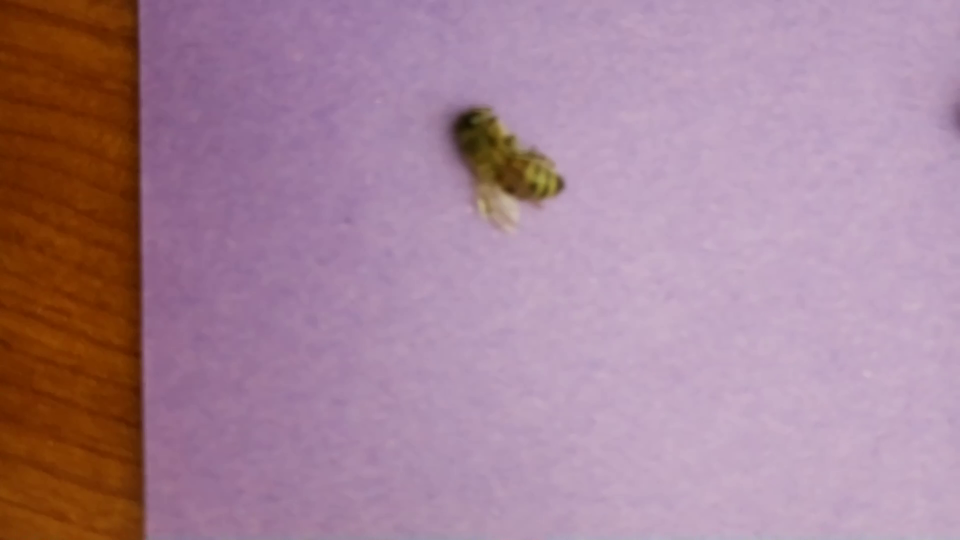
#> input picture Pictures/death_march_frames/frame_45.png, 1920 x 1080 px, found by its file name (shown at 1/2 size)
$ python background_removal_pic.py
#> lines starting #> are read from the running program, lines starting #| are printed output that depends on the picture; after the words box and inside, x2 and y2 are one past the last pixel; in counts of white or black regions, pixels touching at a corner belong together
import cv2
import numpy as np
import matplotlib.pyplot as plt

# Path to the input video
# path = 'Pictures/frame_360.png'
path = 'Pictures/death_march_frames/frame_45.png'

# Open the video file
frame = cv2.imread(path)
#> frame is the input picture: shape (1080, 1920, 3); mean B, G, R 150.5, 131.7, 167.2

# Convert the frame to HSV
hsv = cv2.cvtColor(frame, cv2.COLOR_BGR2HSV)
#> hsv: shape (1080, 1920, 3); mean H, S, V 127.3, 77.7, 168.5

# Define the range of green color to mask the background
# lower_green = np.array([35, 40, 40])
# upper_green = np.array([85, 255, 255])
lower_green = np.array([140, 0, 0])
upper_green = np.array([162, 255, 255])

# Create a mask for the green background
mask = cv2.inRange(hsv, lower_green, upper_green)
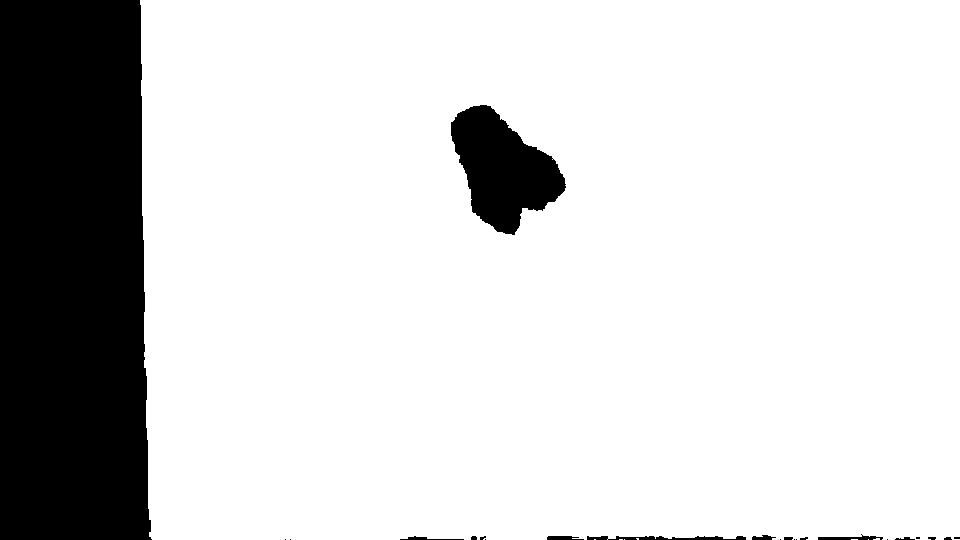
#> mask: shape (1080, 1920) (shown at 1/2 size); 83.1% white; 23 black regions (7 under 20 px), largest, box (x1, y1, x2, y2) and area: (0, 0, 304, 1080) 311568, (902, 210, 1132, 470) 34844, (1174, 1072, 1492, 1080) 1688

# Invert the mask to keep only the bees
mask = cv2.bitwise_not(mask)

# Apply the mask to the frame to remove the green background
result = cv2.bitwise_and(frame, frame, mask=mask)
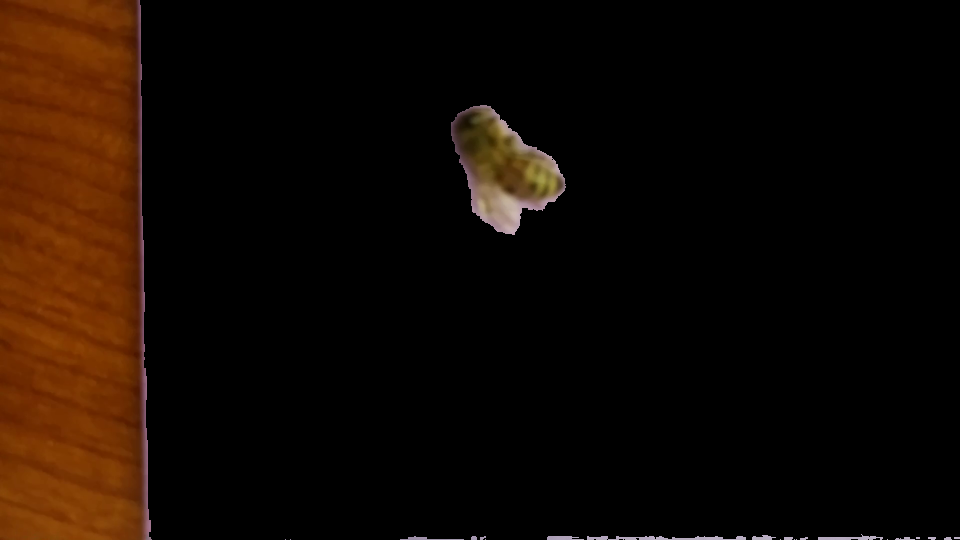
#> result: shape (1080, 1920, 3) (shown at 1/2 size); mean B, G, R 2.3, 9.3, 19.7


# Convert result to grayscale for blob detection
gray = cv2.cvtColor(result, cv2.COLOR_BGR2GRAY)
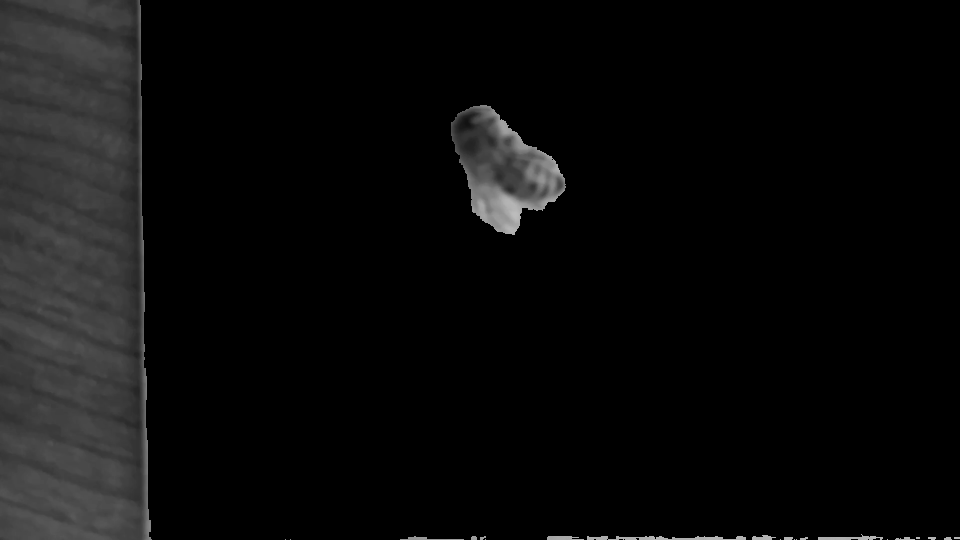
#> gray: shape (1080, 1920) (shown at 1/2 size); min 0, max 188, mean 11.6

# Threshold the image
_, thresh = cv2.threshold(gray, 50, 255, cv2.THRESH_BINARY)
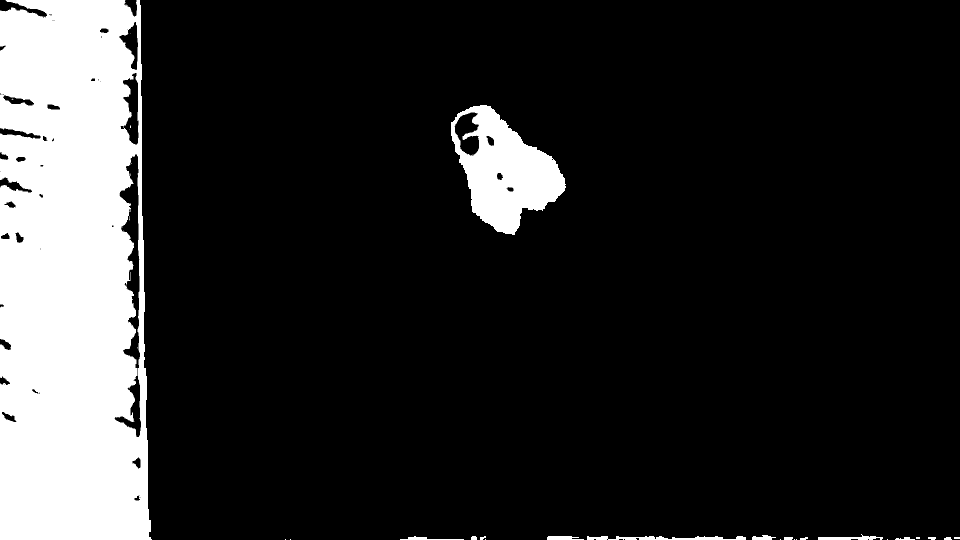
#> thresh: shape (1080, 1920) (shown at 1/2 size); 15.8% white; 32 white regions (16 under 20 px)

# Find contours (alternative to blob detection)
contours, _ = cv2.findContours(thresh, cv2.RETR_EXTERNAL, cv2.CHAIN_APPROX_SIMPLE)
#> contours = 23 contours, 7 with area under 20; largest, box (x1, y1, x2, y2) and area: (0, 0, 304, 1080) 306132, (902, 210, 1132, 470) 34404, (1174, 1072, 1492, 1080) 1332, (1636, 1068, 1766, 1080) 614, (1094, 1072, 1168, 1080) 379

# Draw bounding boxes around detected objects
for contour in contours:
    if cv2.contourArea(contour) > 5000:  # Filter small contours
        x, y, w, h = cv2.boundingRect(contour)
        cv2.rectangle(result, (x, y), (x + w, y + h), (0, 255, 0), 2)
#> this loop made 23 passes
#> (x, y, w, h) on passes 22 to 23: (902, 210, 230, 260), (0, 0, 304, 1080)
#> contour on passes 1 to 6: [[1774, 1078], [1774, 1079], [1775, 1079], [1775, 1078]], [[1592, 1078], [1592, 1079], [1593, 1079], [1593, 1078]], [[1588, 1078], [1588, 1079], [1589, 1079], [1589, 1078]], [[1560, 1078], [1560, 1079], [1561, 1079], [1561, 1078]], [[970, 1078], [970, 1079], [971, 1079], [971, 1078]], [[580, 1078], [580, 1079], [581, 1079], [581, 1078]]
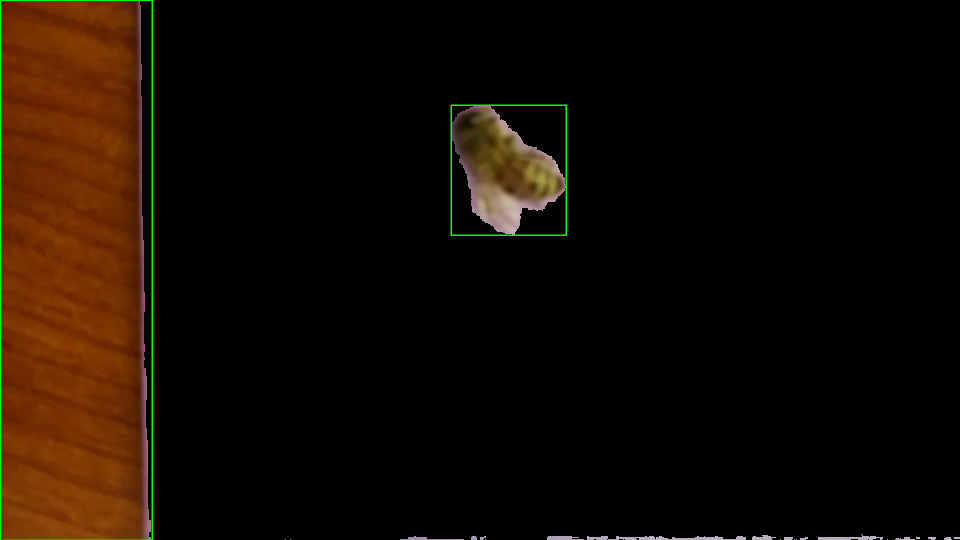
#> result: shape (1080, 1920, 3) (shown at 1/2 size); 0.45% of pixels changed, all inside (x1, y1, x2, y2) = (0, 0, 1134, 1080)

# Write the processed result to the output video
# Display the original image and the HSV-converted image
fig, ax = plt.subplots(1, 2, figsize=(10, 5))

ax[0].imshow(cv2.cvtColor(frame, cv2.COLOR_BGR2RGB))
ax[0].set_title('Original Image')
ax[0].axis('off')

ax[1].imshow(cv2.cvtColor(result, cv2.COLOR_BGR2RGB))
ax[1].set_title('Background Removed')
ax[1].axis('off')

plt.show()
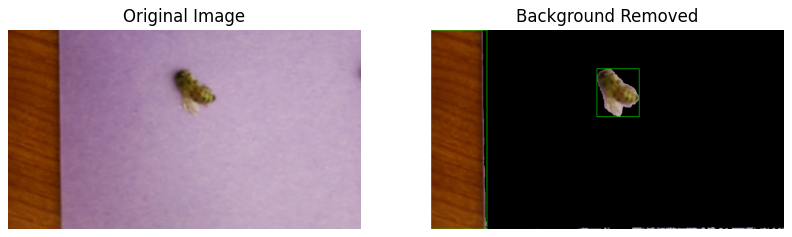
#> figure drawn by matplotlib, 2 panels

$ run again, with Pictures/frame_360.png copied over Pictures/death_march_frames/frame_45.png
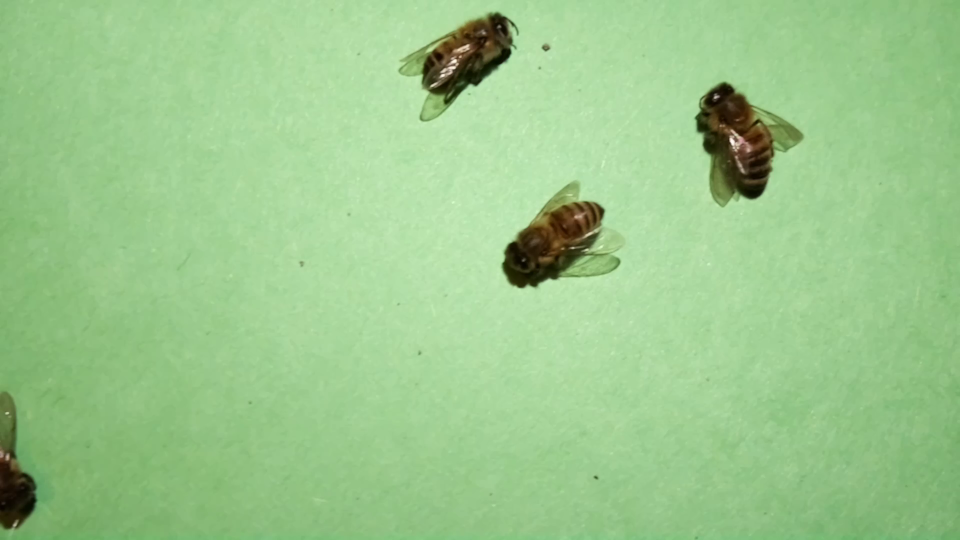
#> input picture Pictures/frame_360.png, 1920 x 1080 px, found by its file name (shown at 1/2 size)
#> frame is the input picture: shape (1080, 1920, 3); mean B, G, R 140.9, 200.2, 155
#> hsv: shape (1080, 1920, 3); mean H, S, V 52.4, 79.2, 200.6
#> `_, thresh = cv2.threshold(gray, 50, 255, cv2.THRESH_BINARY)`:
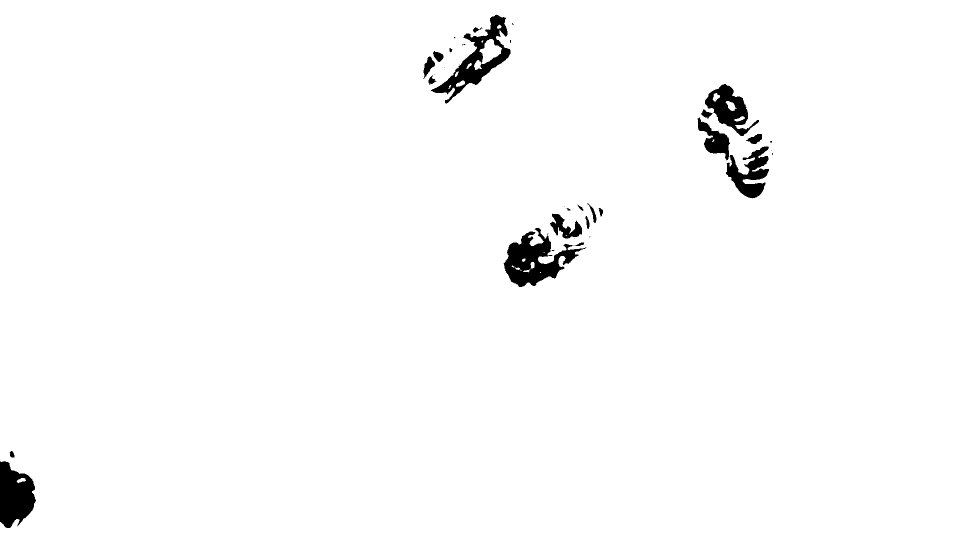
#> thresh: shape (1080, 1920) (shown at 1/2 size); 98.2% white; 38 black regions (17 under 20 px)
#> contours = 2 contours; box (x1, y1, x2, y2) and area: (0, 0, 1920, 1080) 2063672, (33, 956, 52, 966) 94
#> the loop `for contour in contours:` made 2 passes
#> `plt.show()`:
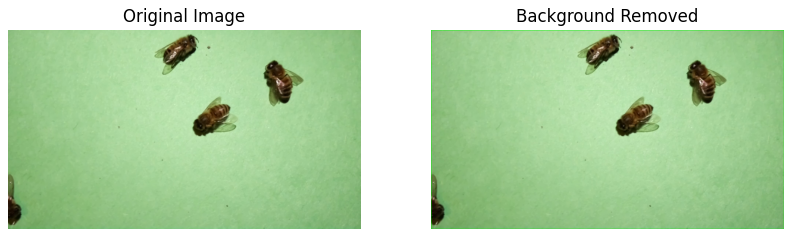
#> figure drawn by matplotlib, 2 panels

$ run again, with Pictures/death_march_frames/frame_102.png copied over Pictures/death_march_frames/frame_45.png
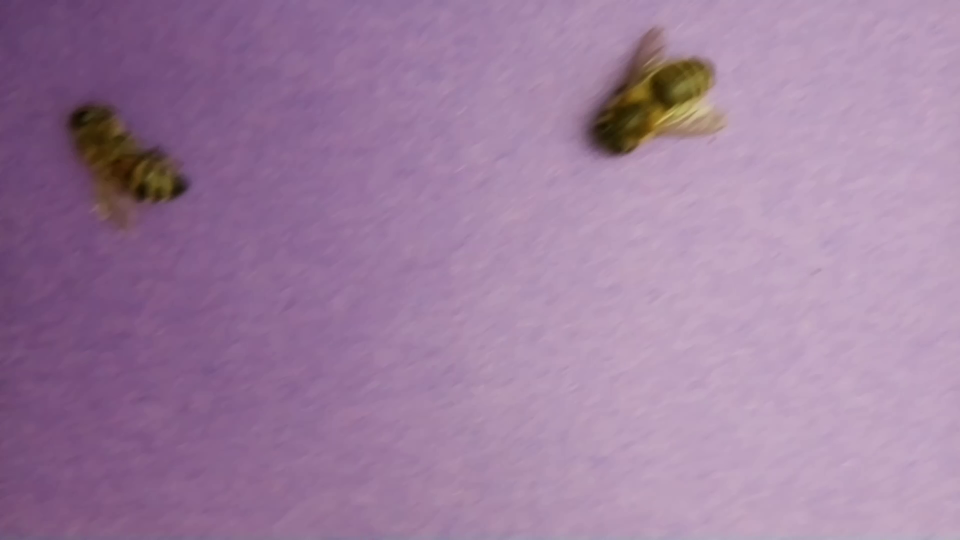
#> input picture Pictures/death_march_frames/frame_102.png, 1920 x 1080 px, found by its file name (shown at 1/2 size)
#> frame is the input picture: shape (1080, 1920, 3); mean B, G, R 159.4, 126.7, 158.4
#> hsv: shape (1080, 1920, 3); mean H, S, V 144.2, 60.9, 161.4
#> thresh: shape (1080, 1920); 3.1% white; 20 white regions (7 under 20 px)
#> contours = 18 contours, 7 with area under 20; largest, box (x1, y1, x2, y2) and area: (1176, 56, 1458, 314) 42624, (136, 208, 366, 464) 25577, (944, 1072, 1762, 1080) 3104, (1768, 1074, 1888, 1080) 544, (748, 1072, 838, 1080) 293
#> the loop `for contour in contours:` made 18 passes
#> (x, y, w, h) on passes 17 to 18: (136, 208, 230, 256), (1176, 56, 282, 258)
#> after the loop `for contour in contours:`:
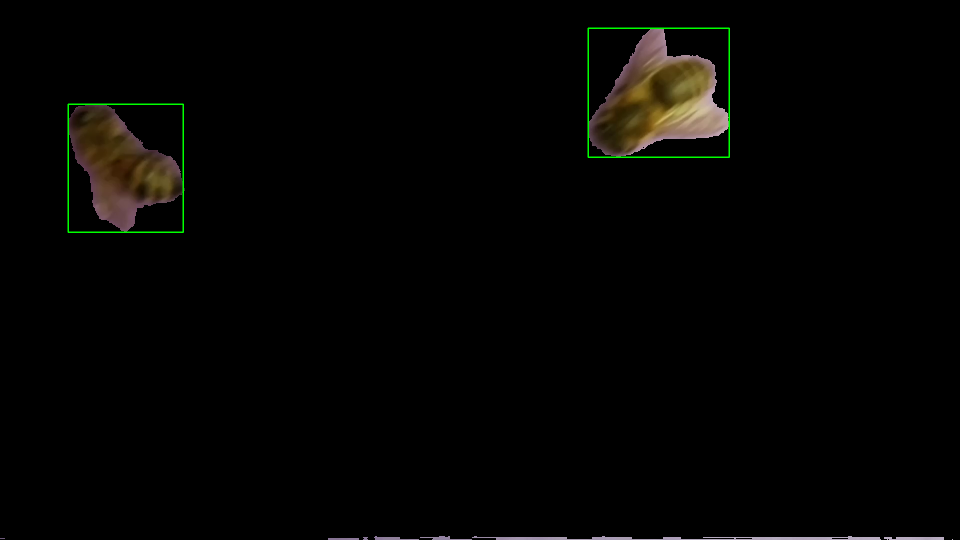
#> result: shape (1080, 1920, 3) (shown at 1/2 size); mean B, G, R 2.5, 4, 4.2
#> `plt.show()`:
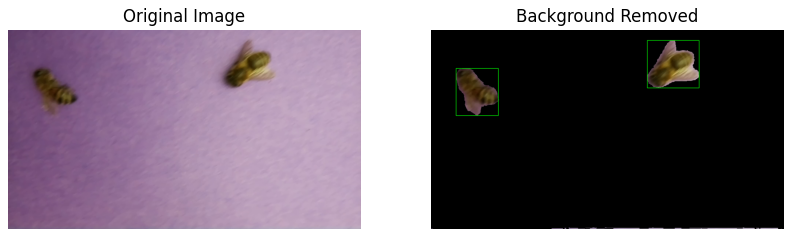
#> figure drawn by matplotlib, 2 panels

$ run again, with Pictures/death_march_frames/frame_186.png copied over Pictures/death_march_frames/frame_45.png
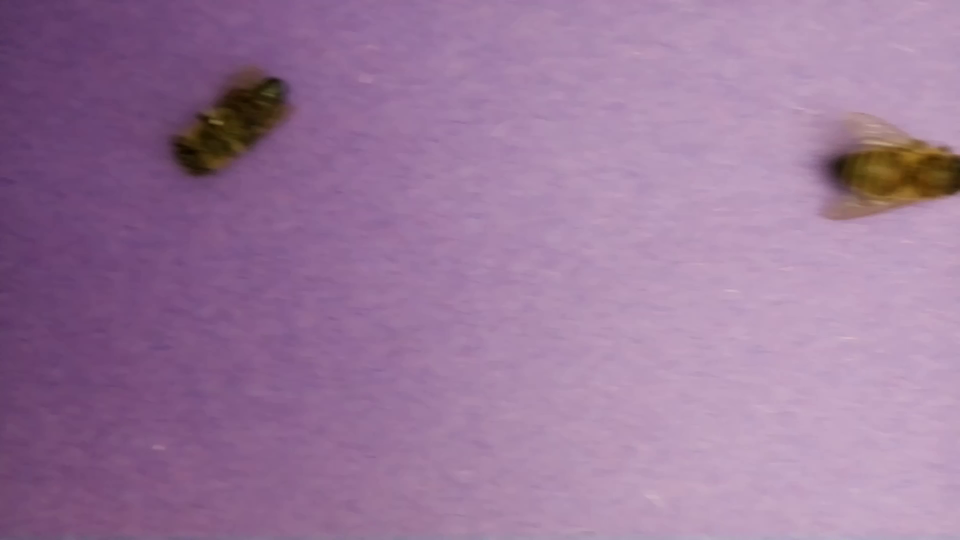
#> input picture Pictures/death_march_frames/frame_186.png, 1920 x 1080 px, found by its file name (shown at 1/2 size)
#> frame is the input picture: shape (1080, 1920, 3); mean B, G, R 155.8, 120.5, 155.1
#> hsv: shape (1080, 1920, 3); mean H, S, V 144.9, 66.8, 157.9
#> thresh: shape (1080, 1920); 2.6% white; 23 white regions (4 under 20 px)
#> contours = 23 contours, 8 with area under 20; largest, box (x1, y1, x2, y2) and area: (1646, 224, 1920, 442) 38932, (393, 166, 586, 352) 5376, (344, 132, 539, 285) 5090, (1678, 1072, 1920, 1080) 954, (1500, 1072, 1670, 1080) 761
#> the loop `for contour in contours:` made 23 passes
#> (x, y, w, h) on passes 20, 22, 23: (1646, 224, 274, 218), (393, 166, 193, 186), (344, 132, 195, 153)
#> after the loop `for contour in contours:`:
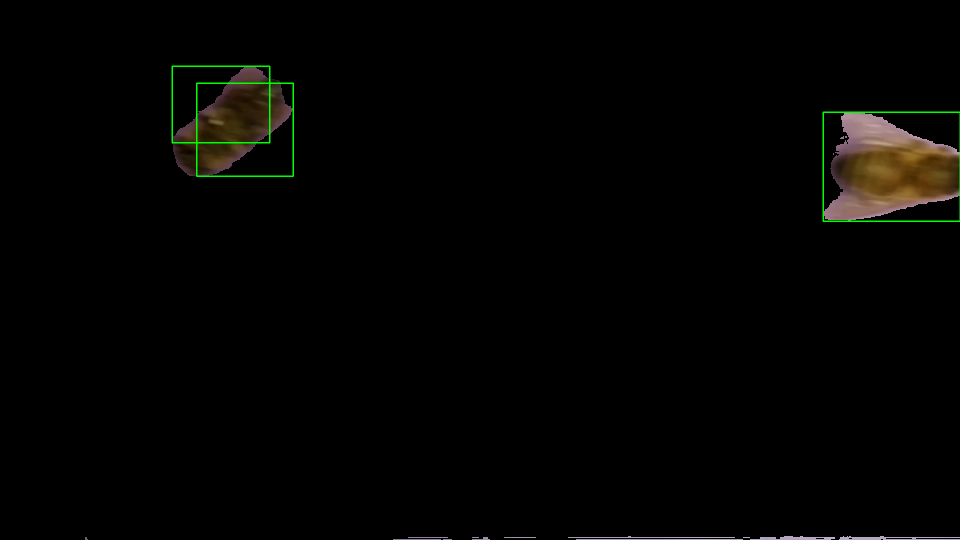
#> result: shape (1080, 1920, 3) (shown at 1/2 size); mean B, G, R 2, 3.5, 3.6
#> `plt.show()`:
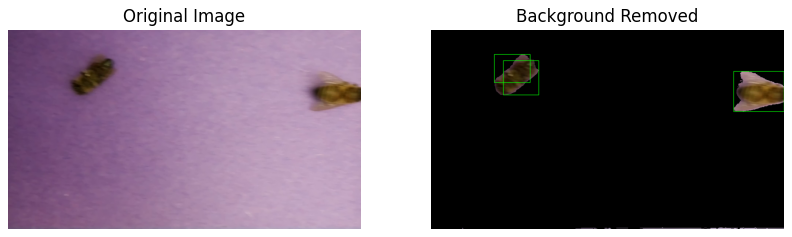
#> figure drawn by matplotlib, 2 panels
